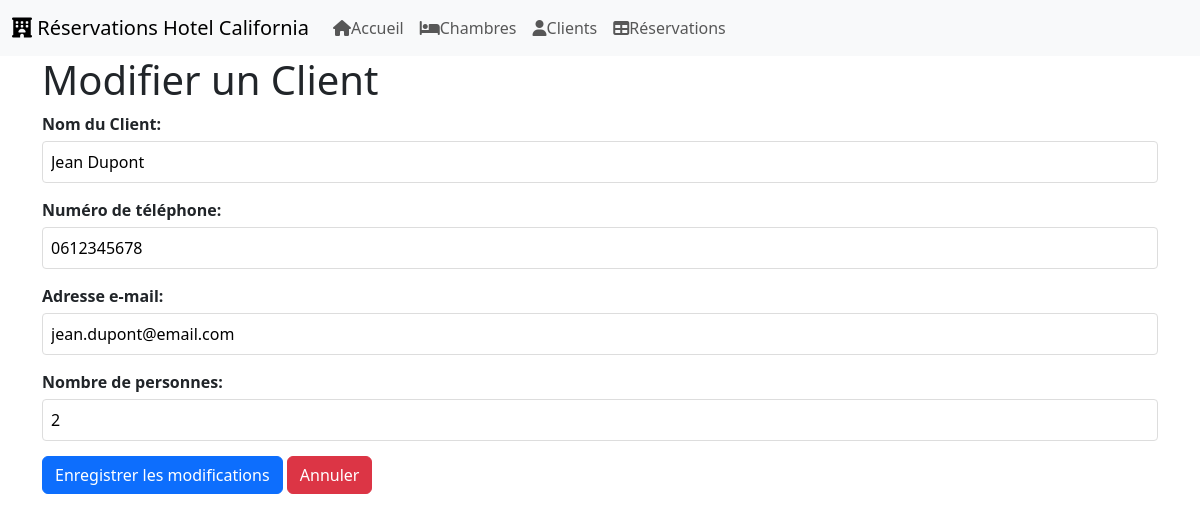
The page /clients/editClient.php?id=1 on the database its author committed.
### tables this page shows
CREATE TABLE clients (
    id INT AUTO_INCREMENT PRIMARY KEY,
    nom VARCHAR(100) NOT NULL,
    email VARCHAR(100) NOT NULL,
    telephone VARCHAR(20) NOT NULL,
    nombre_personnes INT NOT NULL
);

### clients/editClient.php (the view, shortened to what this page needs)
<?php
$id = isset($_GET['id']) ? (int)$_GET['id'] : 0;
$conn = openDatabaseConnection();
if ($_SERVER['REQUEST_METHOD'] === 'POST') {
    $nom = $_POST['nom'];
    $telephone = $_POST['telephone'];
    $email = $_POST['email'];
    $nombre_personnes = $_POST['nombre_personnes'];
    $errors = [];
    if (empty($nom)) {
        $errors[] = "Le nom du client est obligatoire.";
    }
    if ($telephone <= 0) {
        $errors[] = "Le téléphone doit être renseigner.";
    }
    if (empty($email)) {
        $errors[] = "L'adresse e-mail est obligatoire.";
    }
    if ($nombre_personnes <= 0) {
        $errors[] = "Le nombre de personnes doit être renseigner.";
    }
    if (empty($errors)) {
        $stmt = $conn->prepare("UPDATE clients SET nom= ?, telephone = ?, email = ?, nombre_personnes = ? WHERE id = ?");
        $stmt->execute([$nom, $telephone, $email, $nombre_personnes, $id]);
        header("Location: listClients.php?success=1");
        exit;
    }
} else {
    $stmt = $conn->prepare("SELECT * FROM clients WHERE id = ?");
    $stmt->execute([$id]);
    $client = $stmt->fetch(PDO::FETCH_ASSOC);
}
?>
<!DOCTYPE html>
<html>
<head>
    <link rel="stylesheet" href="../assets/style.css">
    <link href="https://cdnjs.cloudflare.com/ajax/libs/font-awesome/6.7.2/css/all.min.css"rel="stylesheet">
    <link href="https://cdn.jsdelivr.net/npm/bootstrap@5.3.3/dist/css/bootstrap.min.css" rel="stylesheet"
>
</head>
<body>
<?php include '../assets/navbar.php'; ?>
    <div class="container">
        <h1>Modifier un Client</h1>
        <form method="post">
            <div class="form-group">
                <label for="nom">Nom du Client:</label>
                <input type="text" id="nom" name="nom" value="<?= htmlspecialchars($client['nom']) ?>" required>
            </div>
            <div class="form-group">
                <label for="telephone">Numéro de téléphone:</label>
                <input type="number" id="telephone" name="telephone" value="<?= $client['telephone'] ?>" min="1" required>
            </div>
            <div class="form-group">
                <label for="telephone">Adresse e-mail:</label>
                <input type="text" id="email" name="email" value="<?= $client['email'] ?>" min="1" required>
            </div>
            <div class="form-group">
                <label for="nombre_personnes">Nombre de personnes:</label>
                <input type="number" id="nombre_personnes" name="nombre_personnes" value="<?= $client['nombre_personnes'] ?>" min="1" required>
            </div>
            <div class="actions">
                <button type="submit" class="btn btn-primary">Enregistrer les modifications</button>
                <a href="listClients.php" class="btn btn-danger">Annuler</a>
            </div>
        </form>
    </div>
</body>
</html>

### assets/style.css (style rules this page uses)
h1 { color: #2c3e50; border-bottom: 2px solid #3498db; padding-bottom: 10px; }
.container { max-width: 1200px; margin: 0 auto; }
.actions { margin: 20px 0; }
.btn { display: inline-block; padding: 8px 12px; margin-right: 5px; text-decoration: none; color: white; border-radius: 4px; font-size: 14px; }
.btn-primary { background-color: #3498db; }
.btn-danger { background-color: #e74c3c; }

### clients/editClient.php (style rules this page uses)
.form-group { margin-bottom: 15px; }
label { display: block; margin-bottom: 5px; font-weight: bold; }
input[type="text"], input[type="number"] { width: 100%; padding: 8px; border: 1px solid #ddd; border-radius: 4px; box-sizing: border-box; }

### rows shown on the page
clients: nom "Jean Dupont", telephone "0612345678", email "jean.dupont@email.com", nombre_personnes "2"
